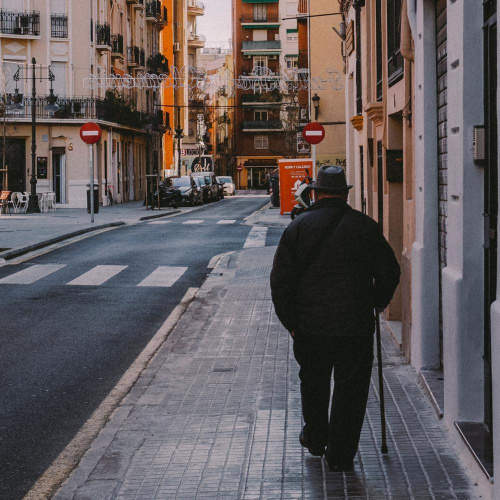
//> input picture No_entry/NoEntry0.bmp, 1000 x 1000 px (shown at 1/2 size)
$ ./hough4   (built with g++ and OpenCV 4)
//> lines starting //> are read from the running program, lines starting //| are printed output that depends on the picture; after the words box and inside, x2 and y2 are one past the last pixel; in counts of white or black regions, pixels touching at a corner belong together
#include <stdio.h>
#include "opencv2/objdetect/objdetect.hpp"
#include "opencv2/opencv.hpp"
#include "opencv2/core/core.hpp"
#include "opencv2/highgui/highgui.hpp"
#include "opencv2/imgproc/imgproc.hpp"
#include <iostream>
#include <stdio.h>
#include <fstream>
#include <vector>
#include <string>

using namespace cv;
using namespace std;

ifstream fin("dataGTNoEntrySigns/dataNoEntry0gt.txt");
ofstream fout("imageResultsFaces/noentry2facesresults.txt");

/** Global variables */
String cascade_name = "NoEntrycascade/cascade.xml";
CascadeClassifier cascade;

/*Global vectors of detected frontal faces and actual ground truths*/
vector<Rect> noentrysign;
vector<Rect> gtnoentrysign;

const int maxRadius = 150;

vector<double> roLocations;
vector<double> thetaLocations;
vector<Point> roThetaLoc;

typedef struct LineParameters {
	//double m, c, theta, ro;
    Point pointStart, pointFinish;
}LineParameters;

typedef struct CircleParameters {
	int x, y, radius;
}CircleParameters;

//vector<CircleParameters> circles;

int*** malloc3dArray(int dim1, int dim2, int dim3)
{
//> called with dim1 = 1001, dim2 = 1001, dim3 = 500
	int i, j, k;
	int*** array = (int***)malloc(dim1 * sizeof(int**));
	for (i = 0; i < dim1; i++) {
		array[i] = (int**)malloc(dim2 * sizeof(int*));
		for (j = 0; j < dim2; j++) {
			array[i][j] = (int*)malloc(dim3 * sizeof(int));
		}
	}
	return array;
}

// [9 lines left out: function free3d, not called in this run]

void computeDXDY(Mat input, Mat& dx, Mat& dy)
{
    //Set kernel values and find kernels' radius dimensions to perform convolution
	Mat kernelDx = (Mat_<double>(3, 3) << -1, 0, 1, -2, 0, 2, -1, 0, 1);
	Mat kernelDy = (Mat_<double>(3, 3) << -1, -2, -1, 0, 0, 0, 1, 2, 1);
	int kernelRadiusX = (kernelDx.size[0] - 1) / 2;
	int kernelRadiusY = (kernelDx.size[1] - 1) / 2;

	// Create a padded version of the input or there will be border effects
	cv::Mat paddedInput;
	cv::copyMakeBorder(input, paddedInput, kernelRadiusX, kernelRadiusX, kernelRadiusY, kernelRadiusY, cv::BORDER_REPLICATE);
	// Convolution
	for (int i = 0; i < input.rows; i++) {
		for (int j = 0; j < input.cols; j++) {
			double sumDx = 0.0;
			double sumDy = 0.0;
			for (int m = -kernelRadiusX; m <= kernelRadiusX; m++) {
				for (int n = -kernelRadiusY; n <= kernelRadiusY; n++) {
					// Retrieve filter values
					int imagex = i + m + kernelRadiusX;
					int imagey = j + n + kernelRadiusY;
					int kernelx = m + kernelRadiusX;
					int kernely = n + kernelRadiusY;
					int imageval = (int)paddedInput.at<uchar>(imagex, imagey);
					double kernelDxVal = kernelDx.at<double>(kernelx, kernely);
					double kernelDyVal = kernelDy.at<double>(kernelx, kernely);
					// Perform the convolution
					sumDx += imageval * kernelDxVal;
					sumDy += imageval * kernelDyVal;
				}
			}
			// Store vertical and horizontal lines respectively from the original image
			dx.at<double>(i, j) = (double)sumDx;
			dy.at<double>(i, j) = (double)sumDy;
		}
	}
}

// Create the magnitude image to display edges from the original image
void computeGradientMagnitude(Mat image, Mat dx, Mat dy, Mat& gradientMagnitude) {
	// gradientMagnitude.create(image.rows, image.cols, CV_64F);
	for (int y = 0; y < image.rows; y++) {
		for (int x = 0; x < image.cols; x++) {
			gradientMagnitude.at<double>(y, x) = sqrt(dx.at<double>(y, x) * dx.at<double>(y, x) + dy.at<double>(y, x) * dy.at<double>(y, x));
		}
	}
	normalize(gradientMagnitude, gradientMagnitude, 0, 255, NORM_MINMAX);
}

// Retrieve the direction of the edges. Needed for the creation of the Hough spaces
void computeGradientDirection(Mat image, Mat dx, Mat dy, Mat& gradientDirection) {
	// gradientDirection.create(image.rows, image.cols, CV_64F);
	for (int y = 0; y < image.rows; y++) {
		for (int x = 0; x < image.cols; x++) {
			gradientDirection.at<double>(y, x) = atan2(dy.at<double>(y, x), dx.at<double>(y, x));
		}
	}
}

// Allocate number of rows and columns for the images, perform sobel, magnitude and direction
void sobel(Mat image, Mat& dx, Mat& dy, Mat& gradientMagnitude, Mat& gradientDirection) {
	dx.create(image.rows, image.cols, CV_64F);
	dy.create(image.rows, image.cols, CV_64F);
	gradientMagnitude.create(image.rows, image.cols, CV_64F);
	gradientDirection.create(image.rows, image.cols, CV_64F);
	computeDXDY(image, dx, dy);
	computeGradientMagnitude(image, dx, dy, gradientMagnitude);
	computeGradientDirection(image, dx, dy, gradientDirection);
}

//Thresholding the values of an image - used to store only strong values in the Hough Spaces
void imageTH(Mat image, Mat& resultTH, double thValue) {
	resultTH.create(image.size(), CV_64F);
	for (int y = 0; y < image.rows; y++) {
		for (int x = 0; x < image.cols; x++) {
			double value = image.at<double>(y, x);
			if (value >= thValue) {
				resultTH.at<double>(y, x) = 255.0;
			}
			else if (value < thValue) {
				resultTH.at<double>(y, x) = 0.0;
			}
		}
	}
}

bool validXY(int x, int y, Mat imag) {
    return (x >= 0 && x < imag.cols) && (y >= 0 && y < imag.rows);
}

int countVotesForEachRadius(int*** acc, int r, int rows, int cols) {
	int votes = 0;
	for (int y = 0; y < rows; y++) {
		for (int x = 0; x < cols; x++) {
			votes += acc[y][x][r];
		}
	}
	return votes;
}

void createHoughSpaceCircles(Mat gradientDirection, Mat gradientMagnitude, int***& accumulator) {
	for (int y = 0; y < gradientDirection.rows; y++) {
		for (int x = 0; x < gradientDirection.cols; x++) {
			if (gradientMagnitude.at<double>(y, x) > 0) {
				for (int r = 0; r < maxRadius; r++) {
					unsigned int power = 0;
					while(power <= 3) {
						int xcenter = (int)(x + pow(-1, power) * r * cos(gradientDirection.at<double>(y, x)));
						int ycenter = (int)(y + pow(-1, power) * r * sin(gradientDirection.at<double>(y, x)));
						if (validXY(xcenter, ycenter, gradientDirection)) {
	 							accumulator[ycenter][xcenter][r]++;
	 					}
						power++;
					}
				}
			}
		}
	}
}

void retainBigVotes(int***& accumulator, Mat gradientDirection, unsigned int votesNumber) {
	for (int r = 0; r < maxRadius; r++) {
		for (int y = 0; y < gradientDirection.rows; y++) {
			for (int x = 0; x < gradientDirection.cols; x++) {
				if (accumulator[y][x][r] > votesNumber) {
					accumulator[y][x][r] = 255;
				}
				else {
					accumulator[y][x][r] = 0;
				}
			}
		}
	}
}

//Used when there is guarantee that all the circles have the same radius.
void getMostSuitableRadius(int*** accumulator, Mat gradientDirection, int& corectRadius) {
	//corectRadius = -1;
	int maxSum = -1;
	for (int r = 0; r < maxRadius; r++) {
		int sum = countVotesForEachRadius(accumulator, r, gradientDirection.rows, gradientDirection.cols);
		if (sum > maxSum) {
			maxSum = sum;
			corectRadius = r;
		}
	}
}

void getImageHoughSpace(Mat& accumulatorImage, Mat gradientDirection, int*** accumulator) {
	accumulatorImage.create(gradientDirection.rows, gradientDirection.cols, CV_64F);
	for (int y = 0; y < gradientDirection.rows; y++) {
		for (int x = 0; x < gradientDirection.cols; x++) {
			for (int r = 0; r < maxRadius; r++) {
				accumulatorImage.at<double>(y, x) += accumulator[y][x][r];
			}
		}
	}
}

//TODO: Talk about the "anthill"
void extractNoOfCirclesAndTheirCenteres(Mat gradientDirection, Mat accImag, int& circlesCount, vector<Point>& circlesCenters, int minDist) {

	circlesCount = 0;

	for (int y = 0; y < gradientDirection.rows; y++) {
		for (int x = 0; x < gradientDirection.cols; x++) {
			if (accImag.at<double>(y, x) == 255) {

				Point p;

				p.x = x;
				p.y = y;

				bool flag = true;
				for (int i = 0; i < circlesCenters.size(); i++) {
					if (abs(p.x - circlesCenters[i].x) < minDist && abs(p.y - circlesCenters[i].y) < minDist) {
						flag = false;
						break;
					}
				}
				if (flag) {
					circlesCount++;
					circlesCenters.push_back(p);
				}
			}
		}
	}
}

void getCirclesParamsAndDraw(vector<Point> circlesCenters, int*** accumulator,
								Mat& image, CircleParameters circleparams, vector<CircleParameters>& circles) {
	int count = 0;

	for (int i = 0; i < circlesCenters.size(); i++) {
		int maxi = -1;
		int suitableRadius = -1;
		Point p = circlesCenters[i];
		for (int r = 0; r < maxRadius; r++) {
			if (accumulator[p.y][p.x][r] > maxi) {
				maxi = accumulator[p.y][p.x][r];
				suitableRadius = r;
			}
		}

		circle(image, p, suitableRadius, Scalar(255, 0, 0), 3, CV_AA);

		for (int r = 0; r < maxRadius; r++) {
			if (accumulator[p.y][p.x][r] == maxi && suitableRadius == r) {
				count++;
				circleparams.x = p.x;
				circleparams.y = p.y;
				circleparams.radius = r;
				circles.push_back(circleparams);
			}
		}
	}
}

bool checkLineDim(int ro, int diag) {
	return ((ro > 0) && (ro < diag));
}

// [197 lines left out: functions clearNeighbours, getHoughLinesSpace, extractLinesFromPeacks, not called in this run]


void hough(Mat gradientDirection, Mat gradientMagnitude, int***& accumulator, Mat& image) {
	Mat accumulatorImage;

	createHoughSpaceCircles(gradientDirection, gradientMagnitude, accumulator);

	retainBigVotes(accumulator, gradientDirection, 30);

	int corectRadius;
	getMostSuitableRadius(accumulator, gradientDirection, corectRadius);

	cout << "BEST RADIUS: " << corectRadius << endl;

	getImageHoughSpace(accumulatorImage, gradientDirection, accumulator);

	normalize(accumulatorImage, accumulatorImage, 0, 255, NORM_MINMAX);

	//imwrite("hough.jpg", accumulatorImage);

	imageTH(accumulatorImage, accumulatorImage, 100);

	// IDEA: Mark neighbours as visited
	int circlesCount;
	vector<Point> circlesCenters;
	vector<CircleParameters> cp;
	CircleParameters circleParamsStructure;

	extractNoOfCirclesAndTheirCenteres(gradientDirection, accumulatorImage, circlesCount, circlesCenters, 55);
	cout << "The number of circles found in the image is: " << circlesCount << "\n";

	getCirclesParamsAndDraw(circlesCenters, accumulator, image, circleParamsStructure, cp);

	imwrite("houghTHCircles.jpg", accumulatorImage);
	//imwrite("corectRadius.jpg", corectRadius);
	//circles.clear();

	Mat copyImage;
	copyImage = image.clone();
	Rect boxAroundCenter;
	Mat croppedBox;

	vector<Rect> boxes;
	vector<Mat> frames;


	for (int i = 0; i < cp.size(); i++) {
		Point center(cp[i].x, cp[i].y);
		int radius = cp[i].radius;

		Rect boxAroundCenter(center.x - radius, center.y - radius, 2 * radius, 2 * radius);

		rectangle(image, Point(boxAroundCenter.x, boxAroundCenter.y), Point(boxAroundCenter.x + boxAroundCenter.width, boxAroundCenter.y + boxAroundCenter.height), Scalar( 255, 255, 255 ), 2);

		boxes.push_back(boxAroundCenter);

	}


	for (int i = 0; i < boxes.size(); i++) {
		croppedBox = copyImage(boxes[i]);
		frames.push_back(croppedBox);
		imwrite("testCropped.jpg", croppedBox);
	}

	Mat dxCropped, dyCropped, gradientMagnitudeCropped, gradientDirectionCropped;

	for (int i = 0; i < frames.size(); i++) {
		Canny(frames[i], frames[i], 50, 200, 3);
		vector<Vec2f> lines;
		 HoughLines(frames[i], lines, 30, CV_PI/180, 100, 0, 0);
		 cout << "linii din crop" << lines.size();
		 lines.clear();
		 imwrite("evidenceCrop.jpg", frames[i]);
		// [17 lines of commented-out code are left out]
	}

}


// [35 lines of commented-out code are left out]


int sumRadius[445][545];
int main(int argc, char** argv) {
	int*** ipppArr;
	//int dim1 = 342, dim2 = 442, dim3 = 70; //coins1
	// int dim1 = 519, dim2 = 493, dim3 = 101; //coins2
	// int dim1 = 319, dim2 = 361, dim3 = 101; //coins3
	 int dim1 = 1001, dim2 = 1001, dim3 = 500; // NoEntry0.bmp
	int i, j, k;
	ipppArr = malloc3dArray(dim1, dim2, dim3);
	for (i = 0; i < dim1; ++i)
		for (j = 0; j < dim2; ++j)
			for (k = 0; k < dim3; ++k)
				ipppArr[i][j][k] = 0;
	// [4 lines of commented-out code are left out]
	Mat image;
    image = imread("No_entry/NoEntry0.bmp", 1);
//> image is the input picture: 1000 rows x 1000 cols, CV_8UC3; mean B, G, R 91.5, 90.2, 97.8
	// [8 lines of commented-out code are left out]
	Mat gray_image;
	cvtColor(image, gray_image, COLOR_BGR2GRAY);
	Mat dx;
	Mat dy;
	Mat gradientMagnitude;
	Mat gradientMagnitudeTH;
	Mat gradientDirection;
	// medianBlur(gray_image, gray_image, 5);
	GaussianBlur(gray_image, gray_image, Size(3, 3), 0, 0, BORDER_DEFAULT);
	imwrite("gaussian_blur.png", gray_image);

	sobel(gray_image, dx, dy, gradientMagnitude, gradientDirection);
//> after the loop in computeDXDY, `for (int i = 0; i < input.rows; i++)`:
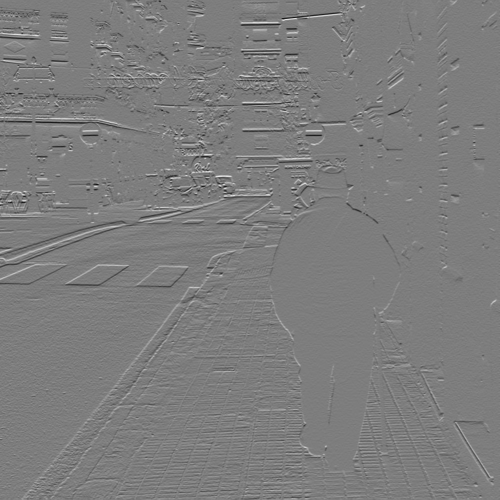
//> dy: 1000 rows x 1000 cols, CV_64FC1 (shown at 1/2 size); min -479, max 494, mean -0.1; drawn with min black and max white
//> after the loop in computeGradientMagnitude, `for (int y = 0; y < image.rows; y++)`:
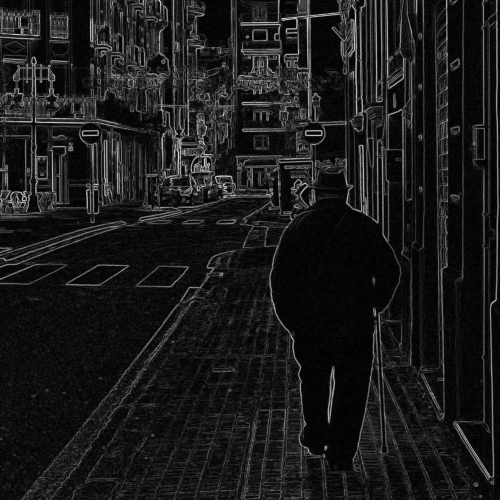
//> gradientMagnitude: 1000 rows x 1000 cols, CV_64FC1 (shown at 1/2 size); min 0, max 496.7, mean 52.3; drawn with min black and max white
//> after the loop in computeGradientDirection, `for (int y = 0; y < image.rows; y++)`:
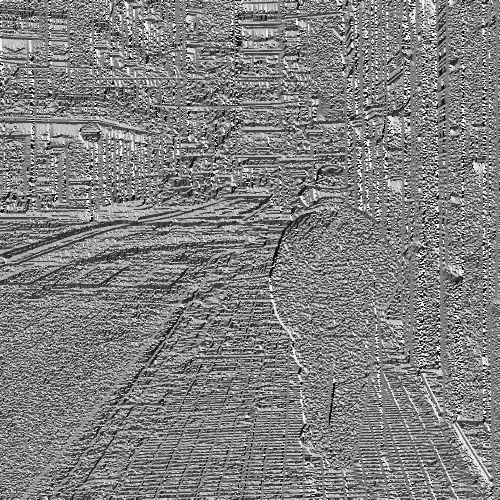
//> gradientDirection: 1000 rows x 1000 cols, CV_64FC1 (shown at 1/2 size); min -3.14, max 3.14, mean 0.0323; drawn with min black and max white
	// gradImageTH(gradientMagnitude, gradientMagnitudeTH);
	imwrite("magnitude_NO_TH.jpg", gradientMagnitude);
	imageTH(gradientMagnitude, gradientMagnitude, 70);
//> after the loop in imageTH, `for (int y = 0; y < image.rows; y++)`:
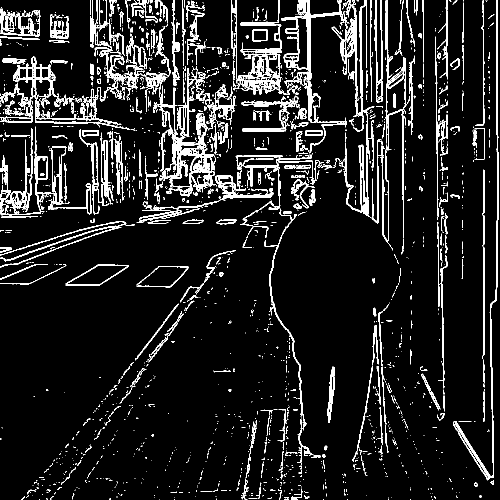
//> resultTH: 1000 rows x 1000 cols, CV_64FC1 (shown at 1/2 size); 9.9% white in thin lines or dots
	//threshold(gradientMagnitude, gradientMagnitude, 70, 255, THRESH_BINARY);
	imwrite("dx.jpg", dx);
	imwrite("dy.jpg", dy);
	imwrite("magnitude.jpg", gradientMagnitude);
	imwrite("direction.jpg", gradientDirection);
	hough(gradientDirection, gradientMagnitude, ipppArr, image);
//> the loop in getMostSuitableRadius, `for (int r = 0; r < maxRadius; r++)` made 150 passes
//> (sum, maxSum) on passes 1, 22, 23: (0, 0), (255, 255), (510, 510)
//> sum on passes 2 to 7: 0, 0, 0, 0, 0, 0
//> after the loop in getMostSuitableRadius, `for (int r = 0; r < maxRadius; r++)`: maxSum = 510; corectRadius = 22
//| BEST RADIUS: 22
//> after the loop in getImageHoughSpace, `for (int y = 0; y < gradientDirection.rows; y++)`:
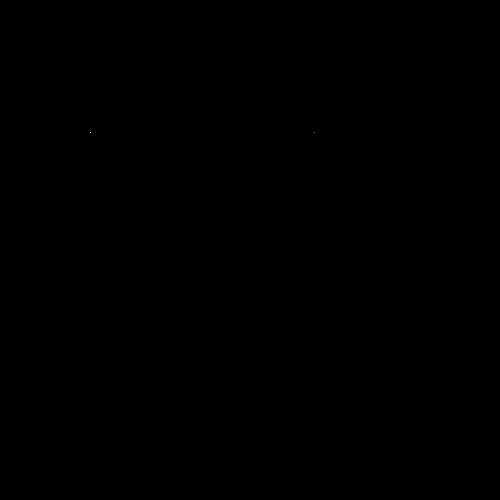
//> accumulatorImage: 1000 rows x 1000 cols, CV_64FC1 (shown at 1/2 size); 0% white in thin lines or dots, all inside (x1, y1, x2, y2) = (180, 265, 629, 266)
//> after the loop in extractNoOfCirclesAndTheirCenteres, `for (int y = 0; y < gradientDirection.rows; y++)`: circlesCount = 2; circlesCenters = 2 Points (x, y): [180, 265], [628, 265]
//> in hough, `extractNoOfCirclesAndTheirCenteres(gradientDirection, accumulatorImage..`: circlesCount = 2; circlesCenters = 2 Points (x, y): [180, 265], [628, 265]
//| The number of circles found in the image is: 2
//> the loop in getCirclesParamsAndDraw, `for (int i = 0; i < circlesCenters.size(); i++)` made 2 passes
//> (p, maxi, suitableRadius, count) on passes 1 to 2: (Point(180, 265), 255, 22, 1), (Point(628, 265), 255, 21, 2)
//> after the loop in getCirclesParamsAndDraw, `for (int i = 0; i < circlesCenters.size(); i++)`:
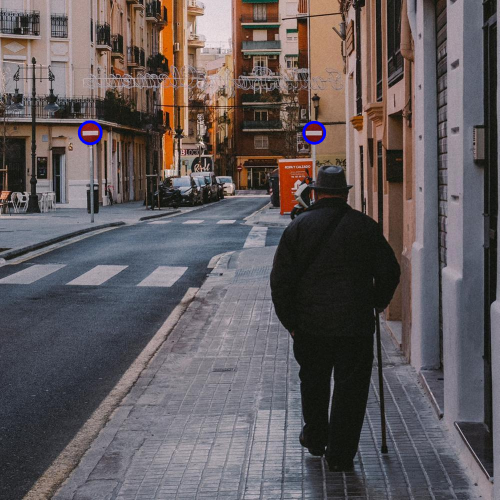
//> image: 1000 rows x 1000 cols, CV_8UC3 (shown at 1/2 size); 0.19% of pixels changed, all inside (x1, y1, x2, y2) = (155, 240, 653, 291)
//> after the loop in getCirclesParamsAndDraw, `for (int i = 0; i < circlesCenters.size(); i++)`: count = 2; circles = 2 items
//> the loop in hough, `for (int i = 0; i < cp.size(); i++)` made 2 passes
//> (center, radius, boxAroundCenter) on passes 1 to 2: (Point(180, 265), 22, Rect(158, 243, 44, 44)), (Point(628, 265), 21, Rect(607, 244, 42, 42))
//> after the loop in hough, `for (int i = 0; i < cp.size(); i++)`: image: 1000 rows x 1000 cols, CV_8UC3; 0.1% of pixels changed, all inside (x1, y1, x2, y2) = (157, 242, 651, 289)
//> the loop in hough, `for (int i = 0; i < boxes.size(); i++)` made 2 passes
//> pass 2, in hough, `croppedBox = copyImage(boxes[i]);`:
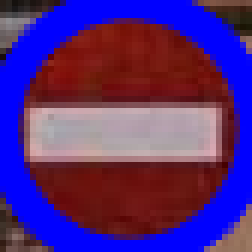
//> croppedBox: 42 rows x 42 cols, CV_8UC3 (shown 6 times larger); mean B, G, R 123.6, 42.5, 84
//> (the run ends here: the program stops with an error, at `Canny(frames[i], frames[i], 50, 200, 3);`)
